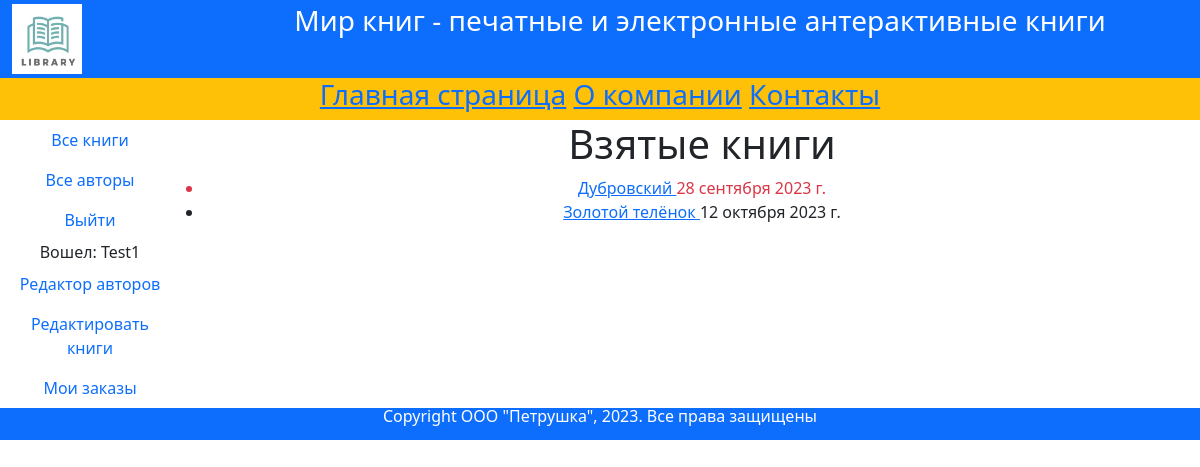
The app's page /mybooks/ (signed in) with its own data.
### catalog/models.py (models this page shows, shortened)
class BookInstance(models.Model):
    book = models.ForeignKey('Book', on_delete=models.SET_NULL,
                             null=True)  # Для названия книги создано поле ьооk, значение для него будет подгружено из модели вооk, с которой имеется связь по первичному ключу.
    inv_nom = models.CharField(max_length=20, null=True, help_text="Введите инвентарный номер экземпляра",
                               verbose_name="Инвентарный номер")
    status = models.ForeignKey('Status', on_delete=models.CASCADE, null=True,
                               help_text='Изменить состояние экземпляра',
                               verbose_name="Статус экземпляра книги")  # Для задания статуса экземпляра книги (на складе, в заказе, продана и пр.) предусмотрено поле status, значение для него будет подгружено из модели Status, с которой имеется связь по первичному ключу.
    due_back = models.DateField(null=True, blank=True, help_text="Введите конец срока статуса",
                                verbose_name="Дата окончания статуса")  # Для задания даты окончания действия статуса для экземпляра книги
    borrower = models.ForeignKey(User, on_delete=models.SET_NULL,
                                 null=True, blank=True,
                                 verbose_name="Заказчик",
                                 help_text="Выберите заказчика книги")
    objects = models.Manager
    class Meta:
        ordering = [
            "due_back"]  # Для сортировки экземпляров книг создан класс меtа, при этом все экземпляры будут отсортированы по дате окоцчания действия статуса.
    @property
    def is_overdue(self):    #Здесь проверяется условие - не превысило ли значение даты возврата книги текущей даты. В зависимости от значений этих дат будут возвращаться значения тrue или False.
        if self.due_back and date.today() > self.due_back:
            return True
        return False

class Book(
    models.Model):  # модель «Книги» связана связью «один ко многим» со следующими моделями:□ «Жанр книги»;□ «Язык книги»;□ «Издательство».
    title = models.CharField(max_length=200, help_text="Введите название книги", verbose_name="Название книги")
    genre = models.ForeignKey(Genre, on_delete=models.CASCADE, help_text="Выберите жанр для книги",
                              verbose_name="Жанр книги", null=True)  # по первичному ключу связано с моделью Genre.
    language = models.ForeignKey(Language, on_delete=models.CASCADE, help_text="Выберите язык книги",
                                 verbose_name="Язык книги", null=True)
    publisher = models.ForeignKey(Publisher, on_delete=models.CASCADE, help_text="Выберите издательство",
                                  verbose_name="Издательство", null=True)
    year = models.CharField(max_length=4, help_text="Введите год издания", verbose_name="Год издания")
    authors = models.ManyToManyField(Author, help_text="Выберите автора (авторов) книги",
                                     verbose_name="Автор (авторы) книги")
    summary = models.TextField(max_length=1000, help_text="Введите краткое описание книги",
                               verbose_name="Аннотация книги")
    isbn = models.CharField(max_length=13, help_text="Должно содержать 13 символов", verbose_name="ISBN книги")
    price = models.DecimalField(decimal_places=2, max_digits=7, help_text="Введите цену книги (в рублях)",
                                verbose_name="Цена (руб.)")
    photo = models.ImageField(upload_to='images', help_text="Загрузите изображение обложки",
                              verbose_name="Изображение обложки", null=True, blank=True)
    def display_author(
            self):  # Для того чтобы сформировать список авторов книги, мы добавим функцию (метод) display_author в модели данных вооk. Эта функция станетформировать строку, в которой будут представлены все авторы книги.
        return ', '.join([author.last_name for author in
                          self.authors.all()])  # В этой функции организован цикл с инструкцией for. В теле цикла выбираются все авторы, связанные с данной книгой, из них формируется список, который будет возвращен в точку вызова.
    display_author.short_description = 'Авторы'

### catalog/views.py (the view)
# urls.py: path('mybooks/', LoanedBooksByUserListView.as_view(), name='my-borrowed'),
class LoanedBooksByUserListView(LoginRequiredMixin, generic.ListView):
    model = BookInstance
    template_name = 'catalog/bookinstance_list_borrowed_user.html'
    paginate_by = 10
    def get_queryset(
            self):  # Чтобы получить только объекты вookinstance для текущего пользователя, мы реализуем здесь собственный метод get_queryset() (заказы пользователя).
        return BookInstance.objects.filter(borrower=self.request.user, status='2').order_by(
            'due_back')  # Обратите внимание, что параметр '2' в этом фильтре - это код справочника статусов В заказе.

### templates/catalog/bookinstance_list_borrowed_user.html
{% extends "catalog/base.html" %}
{% block content %}
<h1>Взятые книги</h1>
{% if bookinstance_list %}
<ul>
    {% for bookinst in bookinstance_list %}
    <li
    {% if bookinst.is_overdue %} class="text-danger"{% endif %}>
    <a href="{% url 'book-detail' bookinst.book.pk %}">
        {{ bookinst.book.title }}
    </a>
    {{ bookinst.due_back }}
    </li>
    {% endfor %}
</ul>
{% else %}
<p>Нет книг со статусом "В ЗАКАЗЕ".</p>
{% endif %}
{% endblock %}

### templates/catalog/base.html (shortened to what this page needs)
<!doctype html>
<html lang="en">
<head>
    {% load static %}
    <link href="https://cdn.jsdelivr.net/npm/bootstrap@5.3.2/dist/css/bootstrap.min.css" rel="stylesheet"
>
</head>
<body>
<div class="container-fluid py-1 bg-primary text-white text-center">
    <div class="row">
        <div class="col-2 text-start">
            <img src="{% static 'images/pp100.jpg' %}" width="70" height="70" alt="Логотип">
        </div>
        <div class="col-10">
            <h3>Мир книг - печатные и электронные антерактивные книги</h3>
        </div>
    </div>
</div>
<div class="container-fluid">
    <div class="row bg-warning text-center">
        <h3>
            <a href="{% url 'index' %}">Главная страница</a>
            <a href="{% url 'about' %}">О компании</a>
            <a href="{% url 'contact' %}">Контакты</a>
        </h3>
    </div>
</div>
<div class="row text-center text-body">
    <div class="col-2">
        {% block sidebar %}
        <nav class="nav flex-column">
            <a class="nav-link" href="{% url 'books' %}">Все книги</a>
            <a class="nav-link" href="{% url 'authors-list' %}">Все авторы</a>
            {% if user.is_authenticated %}
            <a class="nav-link" href="{% url 'logout' %}?next={{request.path}}">Выйти</a>
            <div>Вошел: {{ user.get_username }}</div>
            <a class="nav-link" href="{% url 'edit_authors' %}">Редактор авторов</a>
            <a class="nav-link" href="{% url 'edit_books' %}">Редактировать книги</a>
            <a class="nav-link" href="{% url 'my-borrowed' %}">Мои заказы</a>
            {% else %}
            <a class="nav-link" href="{% url 'login' %}?next={{request.path}}">Войти</a>
            {% endif %}
        </nav>
        {% endblock sidebar %}
    </div>
    <div class="col-10">
        <div class="row text-center">
            {% block content %}{% endblock content %}
        </div>
    </div>
</div>
<div class="container-fluid">
    <div class="row bg-primary text-center text-white lh-1">
        {% block footer %}
        <p>Copyright OOO "Петрушка", 2023. Все права защищены </p>
        {% endblock footer %}
    </div>
</div>
</body>
</html>

### records on screen
BookInstance: book "Дубровский", due_back "28 сентября 2023 г."
BookInstance: book "Золотой телёнок", due_back "12 октября 2023 г."

### other values on screen
{{ user.get_username }} "Test1"
